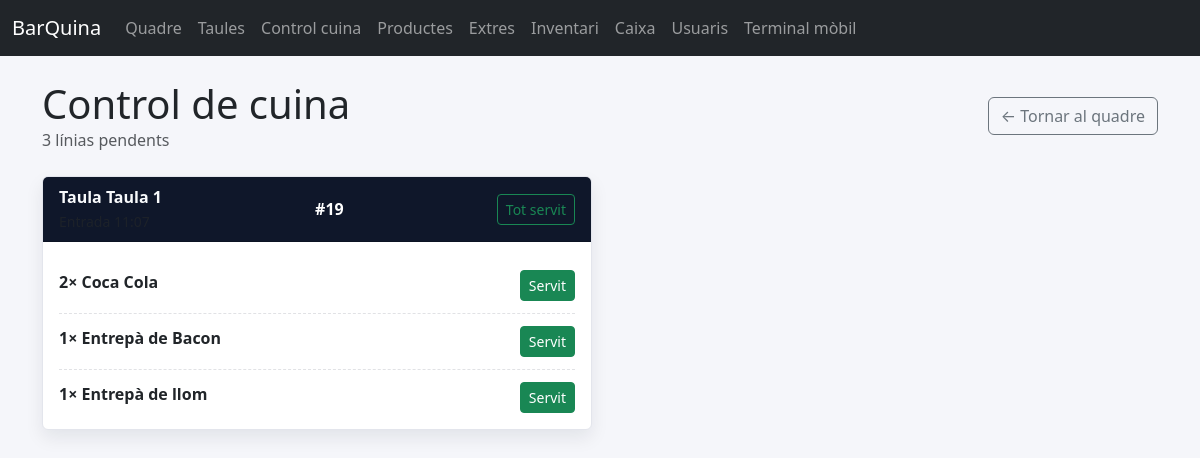
The page /kitchen/ on the database its author committed.
### app/models.py (models this page shows, shortened)
class Order(db.Model):
    __tablename__ = "orders"
    id = db.Column(db.Integer, primary_key=True)
    table_id = db.Column(db.Integer, db.ForeignKey("tables.id"), nullable=False)
    created_by_id = db.Column(db.Integer, db.ForeignKey("staff_users.id"))
    status = db.Column(db.String(32), default=FulfillmentStatus.PENDING_DELIVERY.value, nullable=False)
    fulfillment_status = db.Column(
        db.Enum(FulfillmentStatus), default=FulfillmentStatus.PENDING_DELIVERY, nullable=False
    )
    payment_status = db.Column(db.Enum(PaymentStatus), default=PaymentStatus.PENDING_PAYMENT, nullable=False)
    notes = db.Column(db.Text)
    created_at = db.Column(db.DateTime, default=datetime.utcnow)
    updated_at = db.Column(db.DateTime, default=datetime.utcnow, onupdate=datetime.utcnow)
    table = db.relationship("Table", back_populates="orders")
    created_by = db.relationship("StaffUser", back_populates="orders")
    items = db.relationship("OrderItem", back_populates="order", cascade="all, delete-orphan")
    payments = db.relationship("Payment", back_populates="order", cascade="all, delete-orphan")

class Table(db.Model):
    __tablename__ = "tables"
    id = db.Column(db.Integer, primary_key=True)
    name = db.Column(db.String(50), unique=True, nullable=False)
    seats = db.Column(db.Integer, default=4)
    orders = db.relationship("Order", back_populates="table", cascade="all, delete-orphan")

class OrderItem(db.Model):
    __tablename__ = "order_items"
    id = db.Column(db.Integer, primary_key=True)
    order_id = db.Column(db.Integer, db.ForeignKey("orders.id"), nullable=False)
    product_id = db.Column(db.Integer, db.ForeignKey("products.id"), nullable=False)
    quantity = db.Column(db.Integer, default=1)
    unit_price = db.Column(db.Float, nullable=False)
    status = db.Column(db.Enum(OrderItemStatus), default=OrderItemStatus.PENDING, nullable=False)
    notes = db.Column(db.String(120))
    order = db.relationship("Order", back_populates="items")
    product = db.relationship("Product", back_populates="order_items")
    payment_links = db.relationship("PaymentItem", back_populates="order_item", cascade="all, delete-orphan")
    extras = db.relationship("OrderItemExtra", back_populates="order_item", cascade="all, delete-orphan")

class Product(db.Model):
    __tablename__ = "products"
    id = db.Column(db.Integer, primary_key=True)
    name = db.Column(db.String(80), nullable=False)
    category = db.Column(db.String(30), nullable=False, default="beguda")
    price = db.Column(db.Float, nullable=False)
    is_active = db.Column(db.Boolean, default=True)
    order_items = db.relationship("OrderItem", back_populates="product")
    product_extras = db.relationship(
        "ProductExtra",
        back_populates="product",
        cascade="all, delete-orphan",
        lazy="joined",
    )
    extras = db.relationship(
        "Extra",
        secondary="product_extras",
        viewonly=True,
        lazy="joined",
        order_by="Extra.name",
    )

### app/blueprints/kitchen/routes.py (the view)
@bp.route("/")
def queue():
    pending_orders = _pending_order_groups()
    total_pending_items = sum(len(items) for _, items in pending_orders)
    return render_template(
        "kitchen/queue.html",
        pending_orders=pending_orders,
        total_pending_items=total_pending_items,
    )

### app/blueprints/kitchen/routes.py (called while the page is built)
def _pending_order_groups() -> list[tuple[Order, list[OrderItem]]]:
    orders = (
        Order.query.options(
            joinedload(Order.table),
            joinedload(Order.items).joinedload(OrderItem.product),
            joinedload(Order.items).joinedload(OrderItem.extras),
        )
        .filter(Order.fulfillment_status != FulfillmentStatus.SERVED)
        .order_by(Order.created_at.asc())
        .all()
    )
    pending: list[tuple[Order, list[OrderItem]]] = []
    for order in orders:
        items = [item for item in order.items if item.status == OrderItemStatus.PENDING]
        if items:
            pending.append((order, items))
    return pending

### app/templates/kitchen/queue.html (shortened to what this page needs)
{% extends "base.html" %}
{% block content %}
<div class="d-flex flex-wrap justify-content-between align-items-center gap-3 mb-4">
    <div>
        <h1 class="mb-0">Control de cuina</h1>
        <p class="text-muted mb-0">{{ total_pending_items }} línia{% if total_pending_items != 1 %}s{% endif %} pendents</p>
    </div>
    <div class="d-flex gap-2">
        <a class="btn btn-outline-secondary" href="/">← Tornar al quadre</a>
    </div>
</div>
{% if pending_orders %}
<div class="row g-3">
    {% for order, items in pending_orders %}
    <div class="col-12 col-lg-6">
        <div class="card kitchen-ticket">
            <div class="card-header d-flex justify-content-between align-items-center">
                <div>
                    <div class="fw-bold">Taula {{ order.table.name }}</div>
                    <small class="text-muted">Entrada {{ order.created_at.strftime('%H:%M') }}</small>
                </div>
                <span class="badge text-bg-dark-emphasis kitchen-order-badge">#{{ order.id }}</span>
                <form method="post" action="{{ url_for('kitchen.mark_order_ready', order_id=order.id) }}">
                    <button class="btn btn-sm btn-outline-success" type="submit">Tot servit</button>
                </form>
            </div>
            <div class="card-body">
                <ul class="list-unstyled mb-0">
                    {% for item in items %}
                    <li class="kitchen-line d-flex justify-content-between gap-3 align-items-start">
                        <div>
                            <div class="fw-semibold">{{ item.quantity }}× {{ item.product.name }}</div>
                        </div>
                        <form method="post" action="{{ url_for('kitchen.mark_item_ready', order_id=order.id, item_id=item.id) }}">
                            <button class="btn btn-success btn-sm">Servit</button>
                        </form>
                    </li>
                    {% endfor %}
                </ul>
            </div>
        </div>
    </div>
    {% endfor %}
</div>
{% else %}
<div class="alert alert-success">No hi ha comandes pendents a cuina ara mateix 🎉</div>
{% endif %}
{% endblock %}

### app/static/css/app.css (style rules this page uses)
body { background-color: #f5f6fa; }
.kitchen-ticket { border: 1px solid #e3e5ec; box-shadow: 0 8px 18px rgba(15, 23, 42, 0.08); }
.kitchen-ticket .card-header { background-color: #0f172a; color: #f8fafc; }
.kitchen-order-badge { font-size: 1rem; padding: 0.35rem 0.75rem; border-radius: 999px; }
.kitchen-line { border-bottom: 1px dashed rgba(15, 23, 42, 0.12); padding: 0.75rem 0; }
.kitchen-line:last-child { border-bottom: 0; padding-bottom: 0; }
.kitchen-line .btn { white-space: nowrap; }

### rows shown on the page
Order: table.name "Taula 1", id "19"
OrderItem: quantity "2", product.name "Coca Cola"
OrderItem: quantity "1", product.name "Entrepà de Bacon"
OrderItem: quantity "1", product.name "Entrepà de llom"

### other values the page prints
{{ total_pending_items }} "3"
